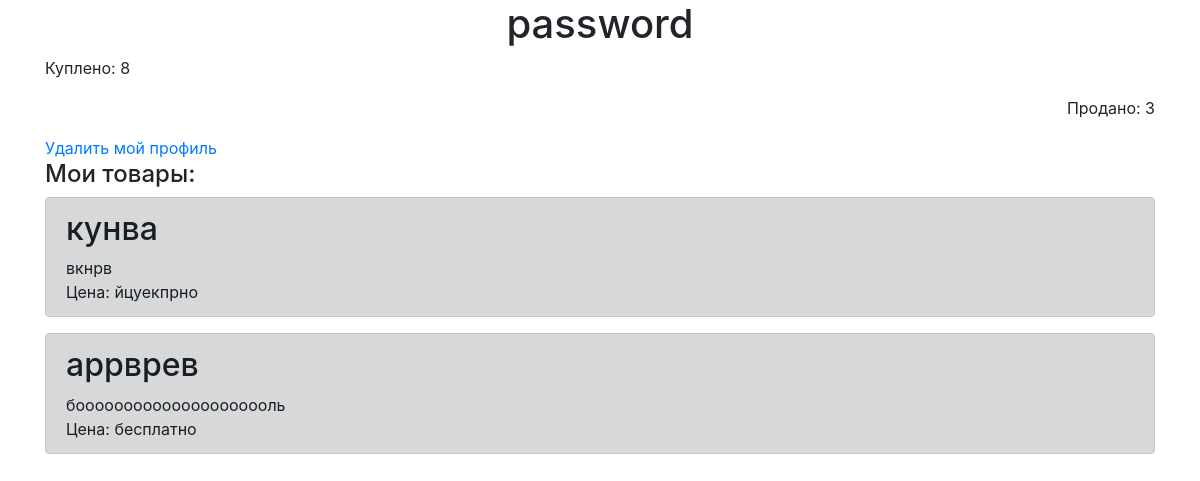
Page /my_page (signed in) on the committed database.
### tables this page shows
CREATE TABLE users 
                            (id INTEGER PRIMARY KEY AUTOINCREMENT, 
                             user_name VARCHAR(16),
                             password_hash VARCHAR(16),
                             status VARCHAR(10),
                             buy INTEGER,
                             sale INTEGER
                             );

CREATE TABLE products 
                            (id INTEGER PRIMARY KEY AUTOINCREMENT, 
                             title VARCHAR(50),
                             content VARCHAR(200),
                             price VARCHAR(10),
                             user_id INTEGER
                             );

### server.py (the view)
@app.route('/my_page', methods=['GET'])
def profile():
    user = UserModel(db.get_connection()).get(session['user_id'])
    my_products = ProductModel(db.get_connection()).get_all(session['user_id'])
    return render_template('my_page.html', user=user, products=my_products)

### User.py (called while the page is built)
    def get(self, user_id):
        cursor = self.connection.cursor()
        cursor.execute("SELECT * FROM users WHERE id = ?", (str(user_id)))
        row = cursor.fetchone()
        return row

### db_connect.py (called while the page is built)
    def get_connection(self):
        return self.conn

### products.py (called while the page is built)
    def get_all(self, user_id = None):
        cursor = self.connection.cursor()
        if user_id:
            cursor.execute("SELECT * FROM products WHERE user_id = ?",
                           (str(user_id)))
        else:
            cursor.execute("SELECT * FROM products")
        rows = cursor.fetchall()
        return rows

### templates/my_page.html (shortened to what this page needs)
{% extends "base.html" %}
{% block content %}
    <h1 align=center>{{user[1]}}</h1>
    <p align=left>Куплено: {{user[4]}}</p>
    <p align=right>Продано: {{user[5]}}</p>
    <a href="/delite_my_profile">Удалить мой профиль</a>
    <br>
    <h4>Мои товары:</h4>
    {% for item in products %}
	    <div class="alert alert-dark" role="alert">
	        <h2>{{item[1]}}</h2>
          <div>{{item[2]}}</div>
          <div>Цена: {{item[3]}}</div>
	    </div>
	{% endfor %}
{% endblock %}

### rows in the picture
users: user_name "password", buy "8", sale "3"
products: title "кунва", content "вкнрв", price "йцуекпрно"
products: title "аррврев", content "бооооооооооооооооооооль", price "бесплатно"
